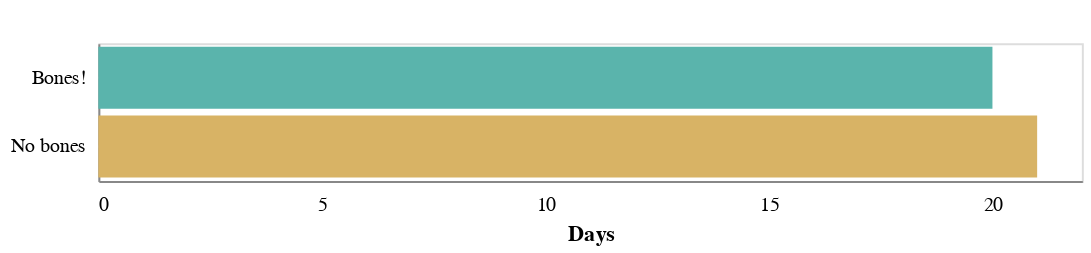

Notebook source saved alongside this figure:
### Markdown cell above
### Simple bar chart explaining the count of day types

### Code cell
alt.Chart(days[days["bones_nobones"] != "No video"], title=" ").mark_bar().encode(
    y=alt.Y("bones_nobones", title="", axis=alt.Axis(tickCount=0, tickColor="#ffffff")),
    x=alt.X(
        "count",
        title="Days",
        axis=alt.Axis(grid=False, tickCount=6, tickColor="#ffffff"),
    ),
    color=alt.Color(
        "bones_nobones",
        title="",
        legend=None,
        scale=alt.Scale(
            domain=["Bones!", "No bones", "No video"],
            range=["#5ab4ac", "#d8b365", "#e6e6e6"],
        ),
    ),
).properties(width=500, height=70)

### Figure 1 — Vega-Lite specification as saved in the notebook (floating-point values rounded to 4 significant figures)
{"config": {"view": {"continuousWidth": 400, "continuousHeight": 300}}, "data": {"name": "data-78c31c936d1ebf512ed392421bc93114"}, "mark": "bar", "encoding": {"color": {"type": "nominal", "field": "bones_nobones", "legend": null, "scale": {"domain": ["Bones!", "No bones", "No video"], "range": ["#5ab4ac", "#d8b365", "#e6e6e6"]}, "title": ""}, "x": {"type": "quantitative", "axis": {"grid": false, "tickColor": "#ffffff", "tickCount": 6}, "field": "count", "title": "Days"}, "y": {"type": "nominal", "axis": {"tickColor": "#ffffff", "tickCount": 0}, "field": "bones_nobones", "title": ""}}, "height": 70, "title": " ", "width": 500, "$schema": "https://vega.github.io/schema/vega-lite/v4.8.1.json", "datasets": {"data-78c31c936d1ebf512ed392421bc93114": [{"bones_nobones": "Bones!", "count": 20}, {"bones_nobones": "No bones", "count": 21}]}}
